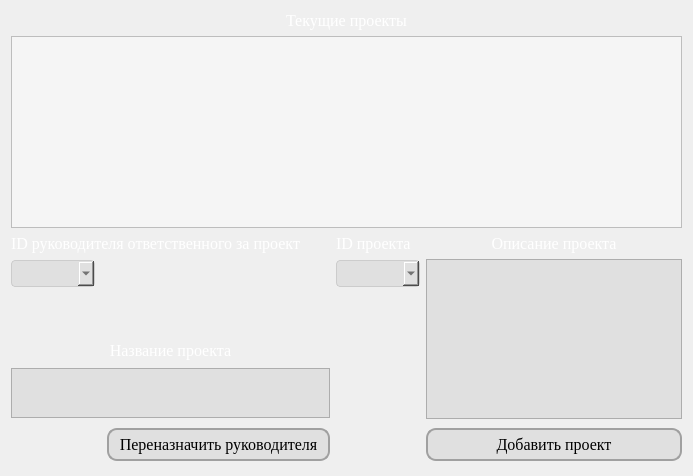
      <widget class="QWidget" name="add_project">
       <layout class="QGridLayout" name="gridLayout_9">
        <item row="0" column="0">
         <layout class="QVBoxLayout" name="verticalLayout_4">
          <item>
           <widget class="QLabel" name="label_44">
            <property name="font">
             <font>
              <family>Times New Roman</family>
              <pointsize>12</pointsize>
             </font>
            </property>
            <property name="styleSheet">
             <string notr="true">color: rgb(255, 255, 255)</string>
            </property>
            <property name="text">
             <string>Текущие проекты</string>
            </property>
            <property name="alignment">
             <set>Qt::AlignCenter</set>
            </property>
           </widget>
          </item>
          <item>
           <widget class="QTableView" name="tableView_projects">
            <property name="sizePolicy">
             <sizepolicy hsizetype="Expanding" vsizetype="Expanding">
              <horstretch>0</horstretch>
              <verstretch>0</verstretch>
             </sizepolicy>
            </property>
            <property name="styleSheet">
             <string notr="true">QTableView {
    background-color: #f5f5f5; /* Цвет фона */
    color: #333; /* Цвет текста */
    gridline-color: #ccc; /* Цвет линий сетки */
}

QTableView::item:selected {
    background-color: #a0d9ff; /* Цвет фона для выбранной ячейки */
    color: #333; /* Цвет текста для выбранной ячейки */
}

QHeaderView::section {
    background-color: #4c7c99; /* Цвет фона заголовков столбцов */
    color: white; /* Цвет текста заголовков столбцов */
    padding: 4px; /* Отступы внутри заголовков столбцов */
    border: 1px solid #2e5066; /* Граница вокруг заголовков столбцов */
}

QTableView::horizontalHeader {
    background-color: #4c7c99; /* Цвет фона горизонтального заголовка */
    color: white; /* Цвет текста горизонтального заголовка */
}

QTableView::verticalHeader {
    background-color: #4c7c99; /* Цвет фона вертикального заголовка */
    color: white; /* Цвет текста вертикального заголовка */
}
</string>
            </property>
            <property name="frameShadow">
             <enum>QFrame::Raised</enum>
            </property>
            <property name="editTriggers">
             <set>QAbstractItemView::NoEditTriggers</set>
            </property>
            <property name="sortingEnabled">
             <bool>true</bool>
            </property>
           </widget>
          </item>
          <item>
           <layout class="QGridLayout" name="gridLayout_8">
            <property name="sizeConstraint">
             <enum>QLayout::SetFixedSize</enum>
            </property>
            <item row="6" column="4">
             <widget class="QPushButton" name="pushButton_add_project">
              <property name="font">
               <font>
                <family>Times New Roman</family>
                <pointsize>12</pointsize>
               </font>
              </property>
              <property name="cursor">
               <cursorShape>PointingHandCursor</cursorShape>
              </property>
              <property name="styleSheet">
               <string notr="true">QPushButton {
    background-color: #E0E0E0;
    border-radius: 10px;
    border: 2px solid #A0A0A0;
    padding: 5px 10px;
}

QPushButton:hover {
    background-color: #CCCCCC;
}
</string>
              </property>
              <property name="text">
               <string>Добавить проект</string>
              </property>
             </widget>
            </item>
            <item row="0" column="0" colspan="3">
             <widget class="QLabel" name="label_2">
              <property name="sizePolicy">
               <sizepolicy hsizetype="Preferred" vsizetype="Fixed">
                <horstretch>0</horstretch>
                <verstretch>0</verstretch>
               </sizepolicy>
              </property>
              <property name="font">
               <font>
                <family>Times New Roman</family>
                <pointsize>12</pointsize>
               </font>
              </property>
              <property name="styleSheet">
               <string notr="true">color: rgb(255, 255, 255);</string>
              </property>
              <property name="text">
               <string>ID руководителя ответственного за проект</string>
              </property>
             </widget>
            </item>
            <item row="1" column="0">
             <widget class="QComboBox" name="comboBox_ProjectManagerID">
              <property name="sizePolicy">
               <sizepolicy hsizetype="Preferred" vsizetype="Fixed">
                <horstretch>0</horstretch>
                <verstretch>0</verstretch>
               </sizepolicy>
              </property>
              <property name="font">
               <font>
                <family>Times New Roman</family>
                <pointsize>12</pointsize>
               </font>
              </property>
              <property name="cursor">
               <cursorShape>PointingHandCursor</cursorShape>
              </property>
              <property name="styleSheet">
               <string notr="true">/* Стили для самого комбобокса */
QComboBox {
    border: 1px solid #ccc;
    border-radius: 4px;
    padding: 2px 4px; /* Уменьшает внутренние отступы */
    background-color: #E0E0E0;
    color: #333;
    min-height: 10px;
}

/* Стили для выпадающего списка */
QComboBox QAbstractItemView {
    border: 1px solid #ccc;
    background-color: #E0E0E0;
}

/* Стили для выбранного элемента в выпадающем списке */
QComboBox QAbstractItemView::item:selected {
    background-color: rgb(177, 177, 177); /* Устанавливает цвет фона для выбранного элемента */
    color: #333;
}

/* Стили для невыбранных элементов в выпадающем списке */
QComboBox QAbstractItemView::item {
    background-color: #E0E0E0;
    color: #333;
    padding: 2px; /* Уменьшает внутренние отступы для элементов */
    min-height: 15px; /* Устанавливает минимальную высоту для элементов */
}
</string>
              </property>
             </widget>
            </item>
            <item row="1" column="2">
             <spacer name="horizontalSpacer">
              <property name="orientation">
               <enum>Qt::Horizontal</enum>
              </property>
              <property name="sizeHint" stdset="0">
               <size>
                <width>40</width>
                <height>20</height>
               </size>
              </property>
             </spacer>
            </item>
            <item row="4" column="0" colspan="3">
             <widget class="QTextEdit" name="textEdit_project_name">
              <property name="sizePolicy">
               <sizepolicy hsizetype="Expanding" vsizetype="Fixed">
                <horstretch>0</horstretch>
                <verstretch>0</verstretch>
               </sizepolicy>
              </property>
              <property name="maximumSize">
               <size>
                <width>16777215</width>
                <height>50</height>
               </size>
              </property>
              <property name="font">
               <font>
                <family>Times New Roman</family>
                <pointsize>12</pointsize>
               </font>
              </property>
              <property name="cursor" stdset="0">
               <cursorShape>IBeamCursor</cursorShape>
              </property>
              <property name="styleSheet">
               <string notr="true">QTextEdit {
    background-color: #E0E0E0;
    color: black;
    text-align: justify;
}
</string>
              </property>
             </widget>
            </item>
            <item row="0" column="4">
             <widget class="QLabel" name="label_8">
              <property name="sizePolicy">
               <sizepolicy hsizetype="Preferred" vsizetype="Fixed">
                <horstretch>0</horstretch>
                <verstretch>0</verstretch>
               </sizepolicy>
              </property>
              <property name="font">
               <font>
                <family>Times New Roman</family>
                <pointsize>12</pointsize>
               </font>
              </property>
              <property name="styleSheet">
               <string notr="true">color: rgb(255, 255, 255);</string>
              </property>
              <property name="text">
               <string>Описание проекта</string>
              </property>
              <property name="alignment">
               <set>Qt::AlignCenter</set>
              </property>
             </widget>
            </item>
            <item row="6" column="0">
             <spacer name="verticalSpacer_14">
              <property name="orientation">
               <enum>Qt::Vertical</enum>
              </property>
              <property name="sizeType">
               <enum>QSizePolicy::Fixed</enum>
              </property>
              <property name="sizeHint" stdset="0">
               <size>
                <width>20</width>
                <height>40</height>
               </size>
              </property>
             </spacer>
            </item>
            <item row="6" column="2">
             <widget class="QPushButton" name="pushButton_newProjectMan">
              <property name="font">
               <font>
                <family>Times New Roman</family>
                <pointsize>12</pointsize>
               </font>
              </property>
              <property name="cursor">
               <cursorShape>PointingHandCursor</cursorShape>
              </property>
              <property name="styleSheet">
               <string notr="true">QPushButton {
    background-color: #E0E0E0;
    border-radius: 10px;
    border: 2px solid #A0A0A0;
    padding: 5px 10px;
}

QPushButton:hover {
    background-color: #CCCCCC;
}
</string>
              </property>
              <property name="text">
               <string>Переназначить руководителя</string>
              </property>
             </widget>
            </item>
            <item row="2" column="0">
             <spacer name="verticalSpacer_4">
              <property name="orientation">
               <enum>Qt::Vertical</enum>
              </property>
              <property name="sizeType">
               <enum>QSizePolicy::Fixed</enum>
              </property>
              <property name="sizeHint" stdset="0">
               <size>
                <width>20</width>
                <height>40</height>
               </size>
              </property>
             </spacer>
            </item>
            <item row="3" column="0" colspan="3">
             <widget class="QLabel" name="label_7">
              <property name="sizePolicy">
               <sizepolicy hsizetype="Preferred" vsizetype="Fixed">
                <horstretch>0</horstretch>
                <verstretch>0</verstretch>
               </sizepolicy>
              </property>
              <property name="font">
               <font>
                <family>Times New Roman</family>
                <pointsize>12</pointsize>
               </font>
              </property>
              <property name="styleSheet">
               <string notr="true">color: rgb(255, 255, 255)</string>
              </property>
              <property name="text">
               <string>Название проекта</string>
              </property>
              <property name="alignment">
               <set>Qt::AlignCenter</set>
              </property>
             </widget>
            </item>
            <item row="1" column="3">
             <widget class="QComboBox" name="comboBox_projectID">
              <property name="font">
               <font>
                <family>Times New Roman</family>
                <pointsize>12</pointsize>
               </font>
              </property>
              <property name="cursor">
               <cursorShape>PointingHandCursor</cursorShape>
              </property>
              <property name="styleSheet">
               <string notr="true">/* Стили для самого комбобокса */
QComboBox {
    border: 1px solid #ccc;
    border-radius: 4px;
    padding: 2px 4px; /* Уменьшает внутренние отступы */
    background-color: #E0E0E0;
    color: #333;
    min-height: 10px;
}

/* Стили для выпадающего списка */
QComboBox QAbstractItemView {
    border: 1px solid #ccc;
    background-color: #E0E0E0;
}

/* Стили для выбранного элемента в выпадающем списке */
QComboBox QAbstractItemView::item:selected {
    background-color: rgb(177, 177, 177); /* Устанавливает цвет фона для выбранного элемента */
    color: #333;
}

/* Стили для невыбранных элементов в выпадающем списке */
QComboBox QAbstractItemView::item {
    background-color: #E0E0E0;
    color: #333;
    padding: 2px; /* Уменьшает внутренние отступы для элементов */
    min-height: 15px; /* Устанавливает минимальную высоту для элементов */
}
</string>
              </property>
             </widget>
            </item>
            <item row="1" column="4" rowspan="4">
             <widget class="QTextEdit" name="textEdit_project_description">
              <property name="sizePolicy">
               <sizepolicy hsizetype="Expanding" vsizetype="Fixed">
                <horstretch>0</horstretch>
                <verstretch>0</verstretch>
               </sizepolicy>
              </property>
              <property name="maximumSize">
               <size>
                <width>16777215</width>
                <height>160</height>
               </size>
              </property>
              <property name="font">
               <font>
                <family>Times New Roman</family>
                <pointsize>12</pointsize>
               </font>
              </property>
              <property name="cursor" stdset="0">
               <cursorShape>IBeamCursor</cursorShape>
              </property>
              <property name="styleSheet">
               <string notr="true">QTextEdit {
    background-color: #E0E0E0;
    color: black;
    text-align: justify;
}
</string>
              </property>
             </widget>
            </item>
            <item row="2" column="3">
             <spacer name="verticalSpacer_16">
              <property name="orientation">
               <enum>Qt::Vertical</enum>
              </property>
              <property name="sizeType">
               <enum>QSizePolicy::Fixed</enum>
              </property>
              <property name="sizeHint" stdset="0">
               <size>
                <width>20</width>
                <height>40</height>
               </size>
              </property>
             </spacer>
            </item>
            <item row="0" column="3">
             <widget class="QLabel" name="label_18">
              <property name="font">
               <font>
                <family>Times New Roman</family>
                <pointsize>12</pointsize>
               </font>
              </property>
              <property name="styleSheet">
               <string notr="true">color: rgb(255, 255, 255);</string>
              </property>
              <property name="text">
               <string>ID проекта</string>
              </property>
             </widget>
            </item>
           </layout>
          </item>
         </layout>
        </item>
       </layout>
      </widget>
